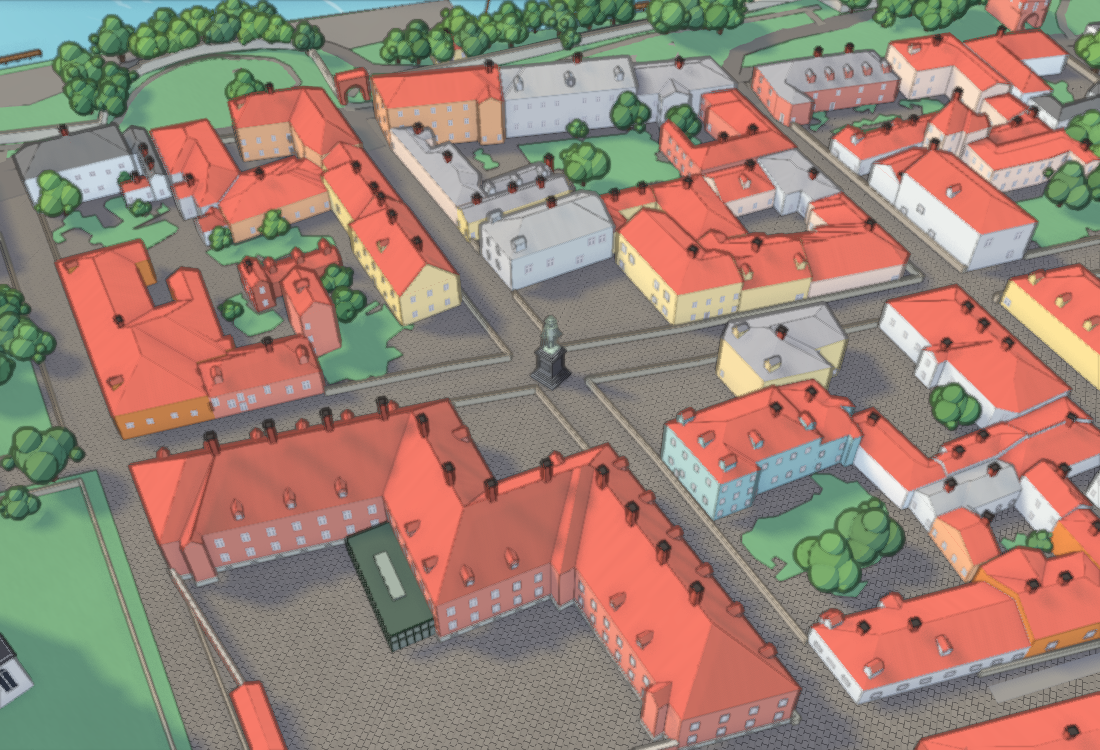
#> input picture rapport/_kontakt/med.png, 1100 x 750 px; its folder holds 2 pictures in this run
$ python 12_kontaktskygge.py
#> lines starting #> are read from the running program, lines starting #| are printed output that depends on the picture
### regler/_felles.py
"""Felles for regelsjekkene: last data, modell->flyfoto-piksel, rapportlinje."""
import json, os, math
ROT = os.path.dirname(os.path.dirname(os.path.abspath(__file__)))
# [14 lines left out: functions data, flyfoto, not called in this run]
def gamleby(b): return [(i, x) for i, x in enumerate(b) if x.get('gml')]
def rapport(navn, ok, linjer, bilde=None):
    os.makedirs(os.path.join(ROT, 'rapport'), exist_ok=True)
    with open(os.path.join(ROT, 'rapport', navn + '.md'), 'w', encoding='utf8') as f:
        f.write(f"# {navn}: {'OK' if ok else 'FEIL'}\n\n" + '\n'.join(linjer) + ('\n\nBevis: ' + bilde if bilde else '') + '\n')
    print(('OK   ' if ok else 'FEIL ') + navn + ('  (' + linjer[0] + ')' if linjer else ''))
    return ok

### regler/12_kontaktskygge.py
"""Regel (24.10, lys-og-bevegelse pkt. 1): kontaktskyggen er geometri på bakken (bånd rundt husfot, skive under tre), ikke en skjermeffekt,
og den finnes for alle synlige hus. Sjekkes i bygget: bakken rett utenfor en husvegg er mørkere enn bakken 4 m lenger ut, i nærbildet av Torvet,
og forskjellen forsvinner med ?kontakt=0."""
import subprocess, os
from _felles import *
from PIL import Image
import numpy as np
ut = os.path.join(ROT, 'rapport', '_kontakt'); os.makedirs(ut, exist_ok=True)
def tegn(navn, ekstra):
#> called with navn = 'med', ekstra = ''
    p = os.path.join(ut, navn + '.png'); env = {**os.environ, 'UI': '0', 'EKSTRA': ekstra}
    subprocess.run(['node', os.path.join(ROT, 'verktoy', 'bilde.mjs'), os.path.join(ROT, 'ut', 'enkel', 'index.html'), p, '40', '3', '15', '42'], capture_output=True, text=True, cwd=ROT, env=env)
#> (this line was passed over: subprocess is not available in this run)
    return np.asarray(Image.open(p).convert('L')).astype(float)
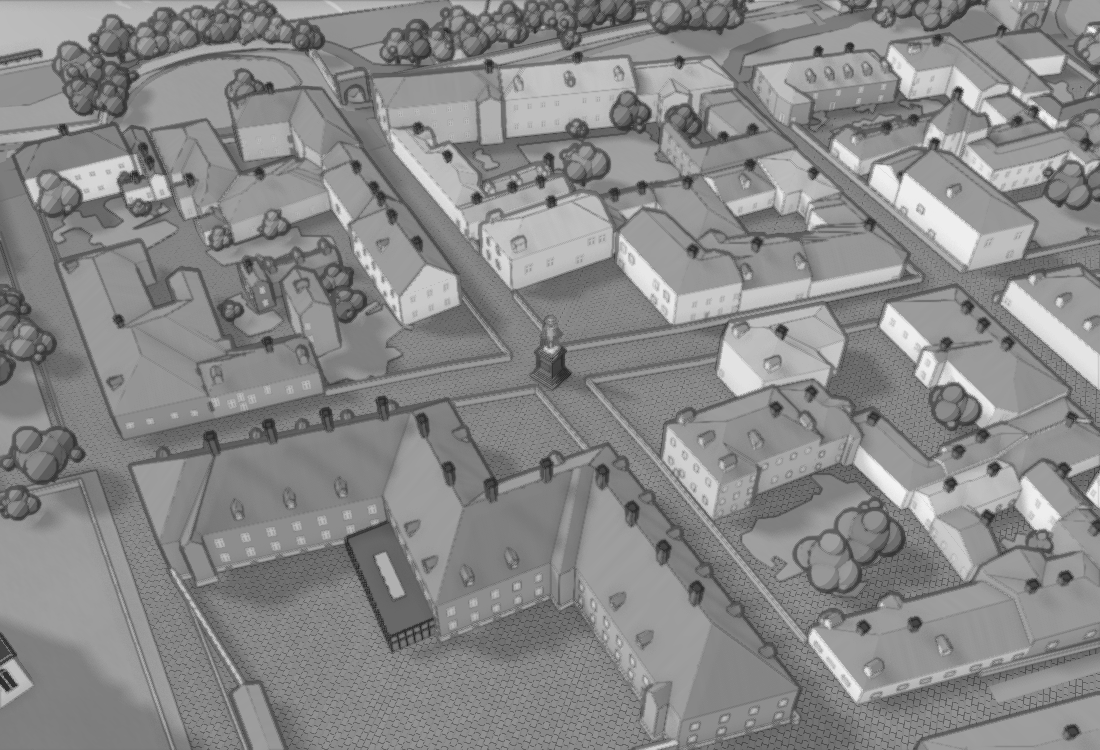
#> returned value: shape (750, 1100) float64; min 38, max 243, mean 136.9
a, b = tegn('med', ''), tegn('uten', '&kontakt=0')
#> call 2 of tegn, with navn = 'uten', ekstra = '&kontakt=0'
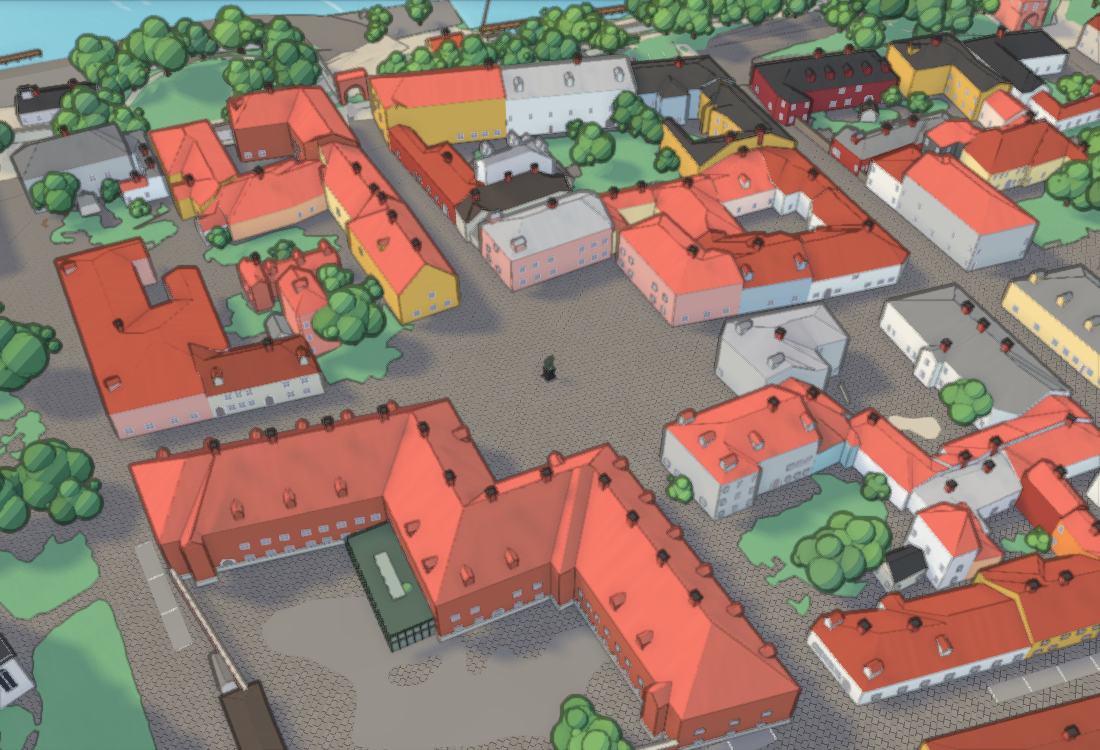
#> input picture rapport/_kontakt/uten.png, 1100 x 750 px
#> in tegn (call 2), `return np.asarray(Image.open(p).convert('L')).astype(float)`:
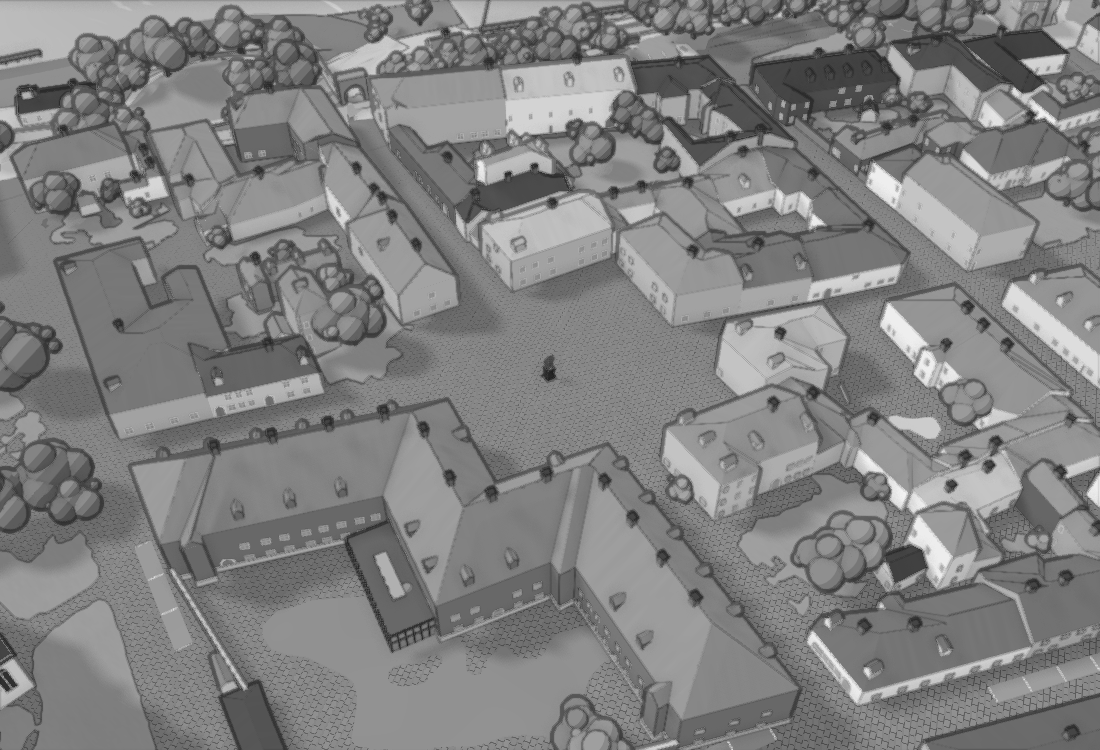
#> returned value: shape (750, 1100) float64; min 28, max 241, mean 129.2
d = a - b                                     # negativt der kontaktskyggen mørkner
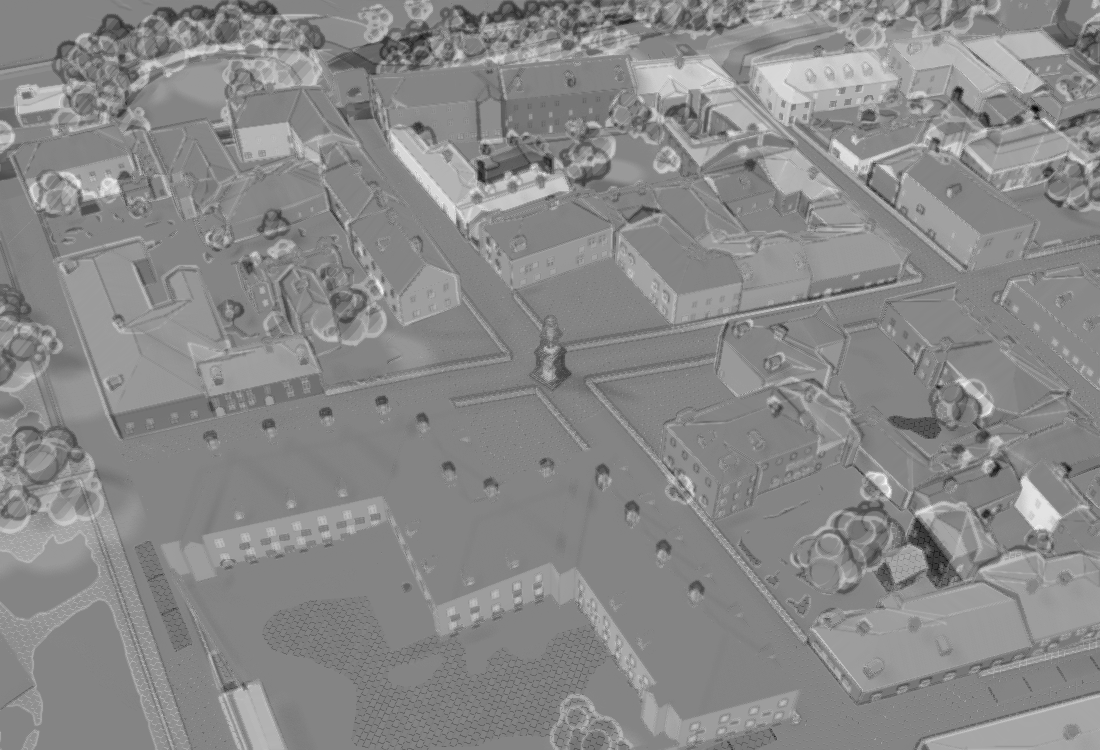
#> d: shape (750, 1100) float64; min -189, max 176, mean 7.8; drawn with min black and max white
morkere = (d < -4).mean() * 100
#> morkere = 21.88
ok = 0.5 < morkere < 12                       # noe av bildet, men ikke alt, blir mørkere
#> ok = False
rapport('12_kontaktskygge', ok, [f'- {morkere:.1f} % av Torvet-bildet er mørkere med kontaktskygge enn uten (krav 0,5–12 %)', f'- snittendring der den virker: {d[d < -4].mean() if (d < -4).any() else 0:.1f} av 255'])
#| FEIL 12_kontaktskygge  (- 21.9 % av Torvet-bildet er mørkere med kontaktskygge enn uten (krav 0,5–12 %))
